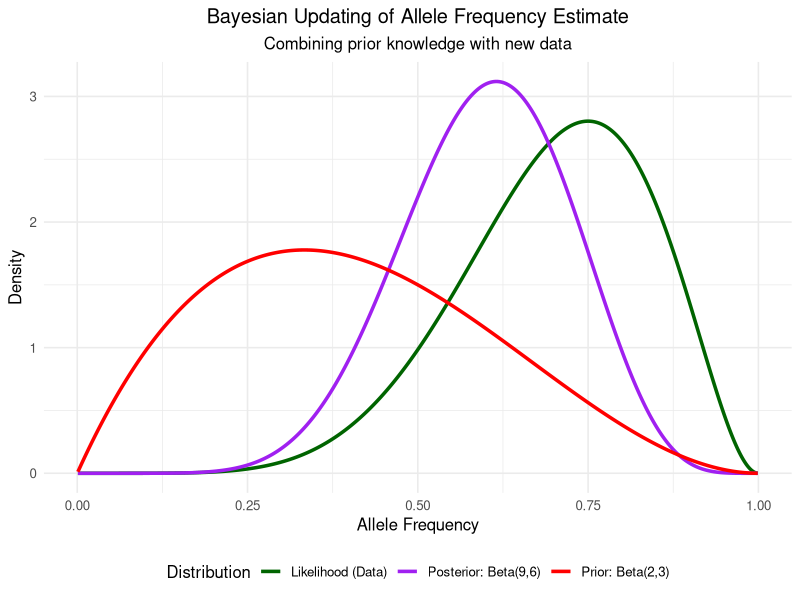
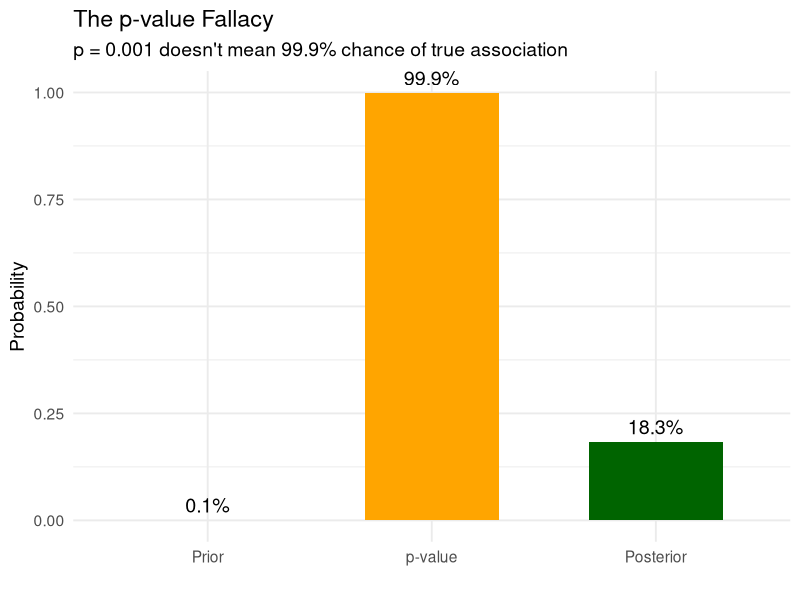
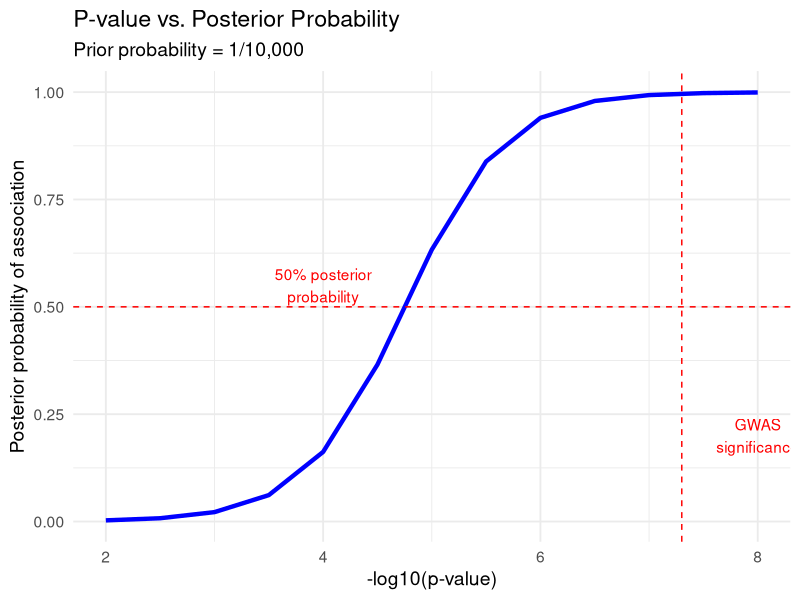
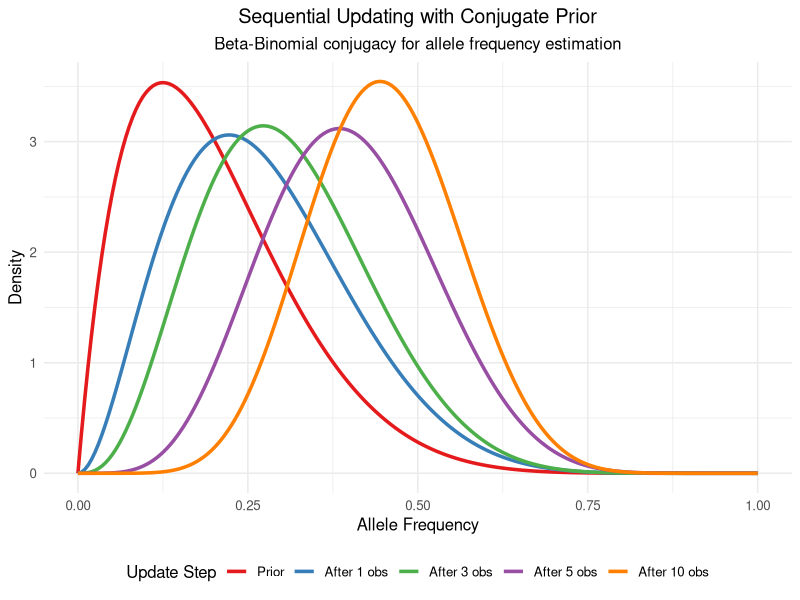
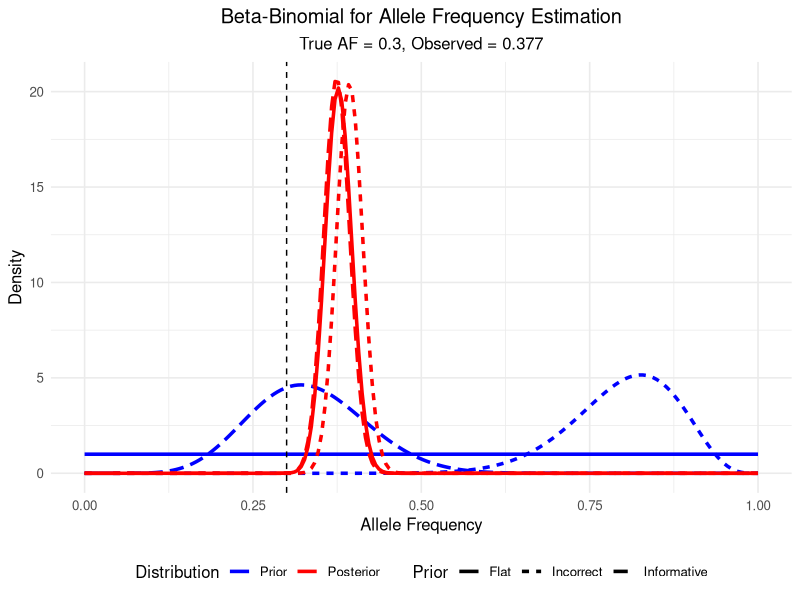
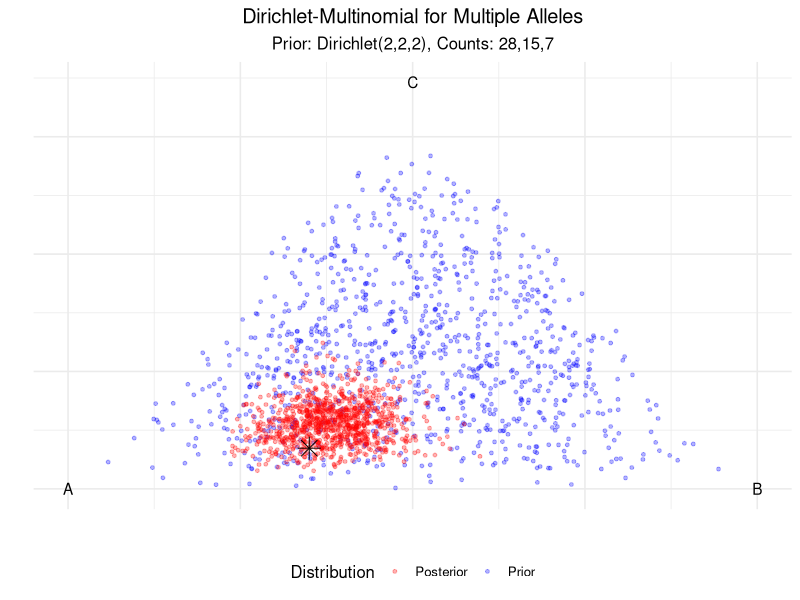
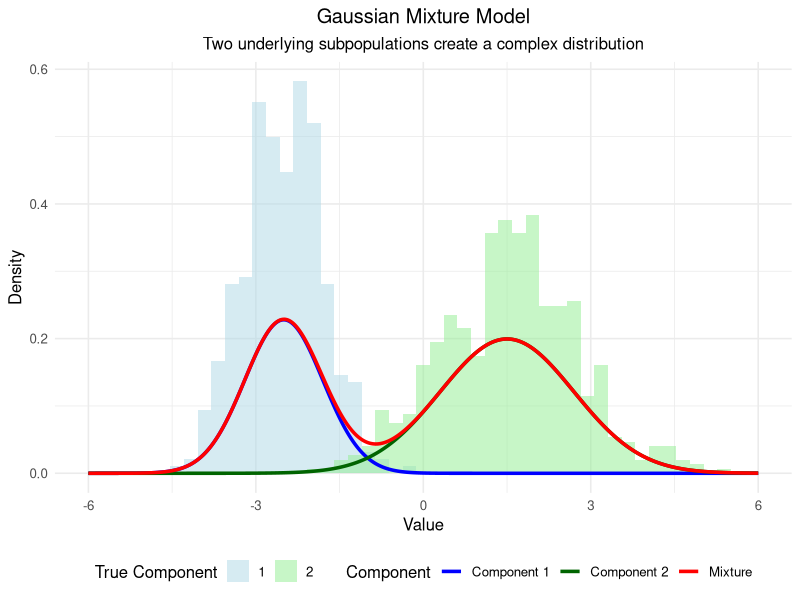
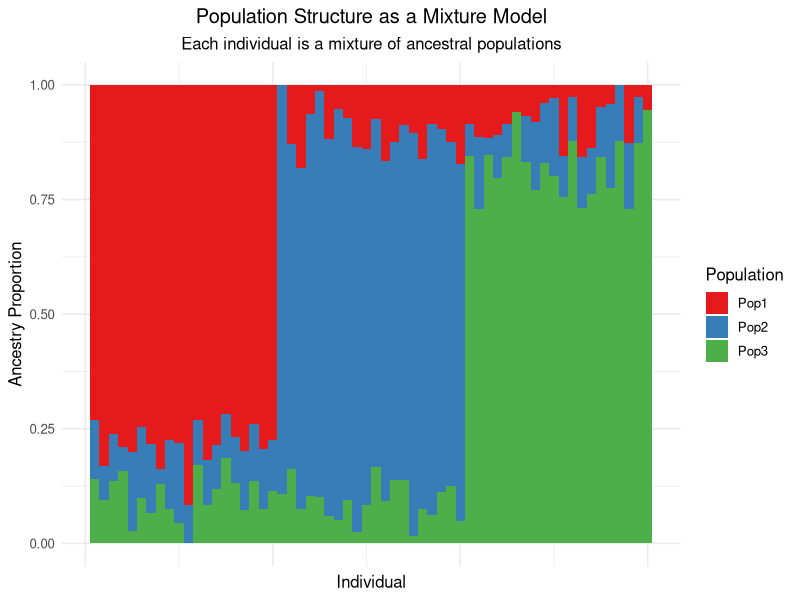

These figures' R source, in order:
## ---- chunk 1
# Load necessary packages
library(tidyverse)
library(ggplot2)
library(reshape2)
library(viridis)
library(gtools)     # For Dirichlet distribution
library(gridExtra)  # For arranging plots

# Set a clean theme for all plots
theme_set(theme_minimal(base_size = 12) + 
          theme(plot.title = element_text(hjust = 0.5),
                plot.subtitle = element_text(hjust = 0.5)))

# Set seed for reproducibility
set.seed(42)
## ---- chunk 2
# Create data for three distributions
x <- seq(0.001, 0.999, length = 1000)
prior <- data.frame(x = x, y = dbeta(x, 2, 3), Distribution = "Prior: Beta(2,3)")
likelihood <- data.frame(x = x, y = dbeta(x, 7, 3), Distribution = "Likelihood (Data)")
posterior <- data.frame(x = x, y = dbeta(x, 9, 6), Distribution = "Posterior: Beta(9,6)")

# Combine data
all_distributions <- rbind(prior, likelihood, posterior)

# Plot all three distributions
ggplot(all_distributions, aes(x = x, y = y, color = Distribution)) +
  geom_line(size = 1.2) +
  scale_color_manual(values = c("darkgreen", "purple", "red")) +
  labs(title = "Bayesian Updating of Allele Frequency Estimate",
       subtitle = "Combining prior knowledge with new data",
       x = "Allele Frequency", 
       y = "Density") +
  theme(legend.position = "bottom")
## ---- chunk 3
#| fig-height: 5
# Parameters
prior_prob <- 1/1000  # Prior probability of true association
p_value <- 0.001      # Observed p-value

# Convert p-value to z-score
z <- qnorm(p_value/2, lower.tail = FALSE)

# Calculate Bayes factor (approximate)
bf <- exp(z^2/2)

# Calculate posterior probability
posterior <- (prior_prob * bf) / (prior_prob * bf + (1 - prior_prob))

# Create data for visualization
df <- data.frame(
  Stage = factor(c("Prior", "p-value", "Posterior"), 
                levels = c("Prior", "p-value", "Posterior")),
  Probability = c(prior_prob, 1-p_value, posterior),
  Label = c(paste0(round(prior_prob*100, 2), "%"), 
           paste0(round((1-p_value)*100, 1), "%"), 
           paste0(round(posterior*100, 1), "%"))
)

# Create plot
ggplot(df, aes(x = Stage, y = Probability)) +
  geom_bar(stat = "identity", fill = c("lightblue", "orange", "darkgreen"), width = 0.6) +
  geom_text(aes(label = Label), vjust = -0.5, size = 5) +
  ylim(0, 1) +
  labs(title = "The p-value Fallacy",
       subtitle = "p = 0.001 doesn't mean 99.9% chance of true association",
       x = "", y = "Probability") +
  theme_minimal(base_size = 14)
## ---- chunk 4
#| fig-width: 6
#| fig-height: 5
library(ggplot2)
library(dplyr)

# Function to calculate posterior probability
calc_posterior <- function(prior, p_value, n_snps=1e6) {
  # Convert p-value to z-score
  z <- qnorm(p_value/2, lower.tail = FALSE)
  # Approximate Bayes factor
  bf <- exp(z^2/2)
  # Calculate posterior
  posterior <- (prior * bf) / (prior * bf + (1 - prior))
  return(posterior)
}

# Create data
p_values <- 10^seq(-8, -2, 0.5)
posteriors <- sapply(p_values, function(p) calc_posterior(1/10000, p))

# Create plot
df <- data.frame(
  p_value = p_values,
  posterior = posteriors
)

ggplot(df, aes(x = -log10(p_value), y = posterior)) +
  geom_line(size = 1.5, color = "blue") +
  geom_hline(yintercept = 0.5, linetype = "dashed", color = "red") +
  geom_vline(xintercept = -log10(5e-8), linetype = "dashed", color = "red") +
  annotate("text", x = 8, y = 0.2, label = "GWAS\nsignificance", color = "red") +
  annotate("text", x = 4, y = 0.55, label = "50% posterior\nprobability", color = "red") +
  theme_minimal(base_size = 14) +
  labs(
    title = "P-value vs. Posterior Probability",
    subtitle = "Prior probability = 1/10,000",
    x = "-log10(p-value)",
    y = "Posterior probability of association"
  )
## ---- chunk 5
#| fig-height: 5
# Create a function to generate conjugate updating visualization
plot_conjugate_updating <- function() {
  # Initial prior
  alpha0 <- 2
  beta0 <- 8
  
  # Data observations (success/failure)
  data <- c(1, 1, 0, 1, 1, 0, 1, 1, 1, 0)
  
  # Create sequence for plotting
  x <- seq(0, 1, length.out = 200)
  
  # Initialize data frame for plotting
  plot_data <- data.frame()
  
  # Initial prior
  prior_y <- dbeta(x, alpha0, beta0)
  plot_data <- rbind(plot_data, data.frame(
    x = x, y = prior_y, 
    step = 0, 
    label = paste0("Prior: Beta(", alpha0, ",", beta0, ")")
  ))
  
  # Update step by step
  alpha <- alpha0
  beta <- beta0
  
  for (i in 1:length(data)) {
    # Update parameters
    if (data[i] == 1) {
      alpha <- alpha + 1
    } else {
      beta <- beta + 1
    }
    
    # Only plot a subset of steps for clarity
    if (i %in% c(1, 3, 5, 10)) {
      posterior_y <- dbeta(x, alpha, beta)
      plot_data <- rbind(plot_data, data.frame(
        x = x, y = posterior_y, 
        step = i, 
        label = paste0("After ", i, " observations: Beta(", alpha, ",", beta, ")")
      ))
    }
  }
  
  # Convert step to factor for proper ordering
  plot_data$step <- factor(plot_data$step, levels = c(0, 1, 3, 5, 10))
  
  # Create plot
  ggplot(plot_data, aes(x = x, y = y, color = step, group = step)) +
    geom_line(size = 1.2) +
    scale_color_brewer(palette = "Set1", 
                      name = "Update Step",
                      labels = c("Prior", "After 1 obs", "After 3 obs", 
                                "After 5 obs", "After 10 obs")) +
    labs(title = "Sequential Updating with Conjugate Prior",
         subtitle = "Beta-Binomial conjugacy for allele frequency estimation",
         x = "Allele Frequency", 
         y = "Density") +
    theme(legend.position = "bottom")
}

# Generate the plot
plot_conjugate_updating()
## ---- chunk 6
#| fig-height: 5
# Create a visualization of Beta-Binomial for allele frequencies
set.seed(123)

# Parameters
true_af <- 0.3
n_samples <- 20
n_reads_per_sample <- 30

# Generate data
genotypes <- rbinom(n_samples, 2, true_af)
read_counts <- rbinom(n_samples, n_reads_per_sample, genotypes/2)
total_alt <- sum(read_counts)
total_reads <- n_samples * n_reads_per_sample

# Create data for plotting
x <- seq(0, 1, length.out = 200)

# Different priors
priors <- list(
  "Flat" = c(1, 1),
  "Informative" = c(10, 20),
  "Incorrect" = c(20, 5)
)

# Create data frame for plotting
plot_data <- data.frame()

for (prior_name in names(priors)) {
  prior_params <- priors[[prior_name]]
  alpha_prior <- prior_params[1]
  beta_prior <- prior_params[2]
  
  # Prior
  prior_y <- dbeta(x, alpha_prior, beta_prior)
  
  # Posterior
  alpha_post <- alpha_prior + total_alt
  beta_post <- beta_prior + total_reads - total_alt
  posterior_y <- dbeta(x, alpha_post, beta_post)
  
  # Add to data frame
  plot_data <- rbind(plot_data, 
                    data.frame(
                      x = x,
                      y = prior_y,
                      Distribution = "Prior",
                      Prior = prior_name
                    ),
                    data.frame(
                      x = x,
                      y = posterior_y,
                      Distribution = "Posterior",
                      Prior = prior_name
                    ))
}

# Add true value line
plot_data$Distribution <- factor(plot_data$Distribution, 
                               levels = c("Prior", "Posterior"))

# Create plot
ggplot(plot_data, aes(x = x, y = y, color = Distribution, linetype = Prior)) +
  geom_line(size = 1.2) +
  geom_vline(xintercept = true_af, linetype = "dashed", color = "black") +
  scale_color_manual(values = c("Prior" = "blue", "Posterior" = "red")) +
  labs(title = "Beta-Binomial for Allele Frequency Estimation",
       subtitle = paste0("True AF = ", true_af, ", Observed = ", 
                       round(total_alt/total_reads, 3)),
       x = "Allele Frequency", 
       y = "Density") +
  theme(legend.position = "bottom")
## ---- chunk 7
#| fig-height: 5
# Create a visualization of Dirichlet-Multinomial
set.seed(234)

# Function to generate random points from a Dirichlet distribution
rdirichlet_2d <- function(n, alpha) {
  x <- rgamma(n, alpha[1], 1)
  y <- rgamma(n, alpha[2], 1)
  z <- rgamma(n, alpha[3], 1)
  s <- x + y + z
  return(data.frame(x = x/s, y = y/s, z = z/s))
}

# Parameters
prior_alpha <- c(2, 2, 2)  # Symmetric prior
true_props <- c(0.6, 0.3, 0.1)  # True proportions
n_samples <- 50

# Generate data
counts <- rmultinom(1, n_samples, true_props)

# Calculate posterior
posterior_alpha <- prior_alpha + counts

# Generate points for visualization
n_points <- 1000
prior_points <- rdirichlet_2d(n_points, prior_alpha)
posterior_points <- rdirichlet_2d(n_points, posterior_alpha)

# Combine data
prior_points$Distribution <- "Prior"
posterior_points$Distribution <- "Posterior"
all_points <- rbind(prior_points, posterior_points)

# Create ternary plot data
# We'll use a 2D projection since ggtern might not be available
project_ternary <- function(df) {
  # Convert to 2D coordinates
  df$X <- 0.5 * (2 * df$y + df$z) / (df$x + df$y + df$z)
  df$Y <- (sqrt(3)/2) * df$z / (df$x + df$y + df$z)
  return(df)
}

plot_data <- project_ternary(all_points)

# Add true value
true_point <- data.frame(x = true_props[1], y = true_props[2], z = true_props[3],
                        Distribution = "True Value")
true_point <- project_ternary(true_point)

# Create plot
ggplot(plot_data, aes(x = X, y = Y, color = Distribution)) +
  geom_point(alpha = 0.3, size = 1) +
  geom_point(data = true_point, color = "black", size = 5, shape = 8) +
  scale_color_manual(values = c("Prior" = "blue", "Posterior" = "red", "True Value" = "black")) +
  labs(title = "Dirichlet-Multinomial for Multiple Alleles",
       subtitle = paste0("Prior: Dirichlet(", paste(prior_alpha, collapse = ","), 
                       "), Counts: ", paste(counts, collapse = ",")),
       x = "", y = "") +
  theme(legend.position = "bottom",
        axis.text = element_blank(),
        axis.ticks = element_blank()) +
  annotate("text", x = 0, y = 0, label = "A") +
  annotate("text", x = 1, y = 0, label = "B") +
  annotate("text", x = 0.5, y = sqrt(3)/2, label = "C")
## ---- chunk 8
#| fig-height: 6
# Create a simple mixture model visualization
set.seed(123)

# Define mixture parameters
means <- c(-2.5, 1.5)
sds <- c(0.7, 1.2)
weights <- c(0.4, 0.6)

# Generate data from mixture
n_samples <- 1000
component <- sample(1:2, n_samples, replace = TRUE, prob = weights)
x <- rnorm(n_samples, mean = means[component], sd = sds[component])

# Create data frame for histogram
hist_data <- data.frame(x = x, component = factor(component))

# Create data for component densities
x_seq <- seq(-6, 6, length.out = 500)
comp1_density <- weights[1] * dnorm(x_seq, mean = means[1], sd = sds[1])
comp2_density <- weights[2] * dnorm(x_seq, mean = means[2], sd = sds[2])
mixture_density <- comp1_density + comp2_density

density_data <- data.frame(
  x = rep(x_seq, 3),
  y = c(comp1_density, comp2_density, mixture_density),
  Component = factor(rep(c("Component 1", "Component 2", "Mixture"), each = length(x_seq)))
)

# Create plot
ggplot() +
  geom_histogram(data = hist_data, aes(x = x, y = after_stat(density), fill = component), 
                bins = 50, alpha = 0.5, position = "identity") +
  geom_line(data = density_data, aes(x = x, y = y, color = Component), size = 1.2) +
  scale_fill_manual(values = c("lightblue", "lightgreen"), name = "True Component") +
  scale_color_manual(values = c("blue", "darkgreen", "red")) +
  labs(title = "Gaussian Mixture Model",
       subtitle = "Two underlying subpopulations create a complex distribution",
       x = "Value", 
       y = "Density") +
  theme(legend.position = "bottom")
## ---- chunk 9
#| fig-height: 6
# Create a visualization of population structure
set.seed(456)

# Number of individuals and populations
n_ind <- 60
n_pop <- 3

# Create admixture proportions
# First 20 individuals mostly from pop1, etc.
admixture <- matrix(0, nrow = n_ind, ncol = n_pop)
for (i in 1:n_ind) {
  if (i <= 20) {
    admixture[i,] <- c(0.8, 0.1, 0.1) + rnorm(3, 0, 0.05)
  } else if (i <= 40) {
    admixture[i,] <- c(0.1, 0.8, 0.1) + rnorm(3, 0, 0.05)
  } else {
    admixture[i,] <- c(0.1, 0.1, 0.8) + rnorm(3, 0, 0.05)
  }
  # Ensure proportions are positive and sum to 1
  admixture[i,] <- pmax(admixture[i,], 0)
  admixture[i,] <- admixture[i,] / sum(admixture[i,])
}

# Create data frame for plotting
admix_df <- data.frame(
  Individual = rep(1:n_ind, n_pop),
  Population = factor(rep(paste0("Pop", 1:n_pop), each = n_ind)),
  Proportion = c(admixture)
)

# Create barplot
ggplot(admix_df, aes(x = Individual, y = Proportion, fill = Population)) +
  geom_col(width = 1) +
  scale_fill_brewer(palette = "Set1") +
  labs(title = "Population Structure as a Mixture Model",
       subtitle = "Each individual is a mixture of ancestral populations",
       x = "Individual", 
       y = "Ancestry Proportion") +
  theme(axis.text.x = element_blank(),
        axis.ticks.x = element_blank())
## ---- chunk 10
#| fig-height: 6
# Simplified EM visualization
set.seed(789)

# Generate data from a mixture of two Gaussians
n <- 200
true_means <- c(-2, 2)
true_sds <- c(0.8, 0.8)
true_weights <- c(0.4, 0.6)

z <- sample(1:2, n, replace = TRUE, prob = true_weights)
x <- rnorm(n, mean = true_means[z], sd = true_sds[z])

# Create data for visualization
iterations <- c("Initial", "Iteration 1", "Iteration 3", "Final")
means1 <- c(-1, -1.5, -1.8, -2.0)
means2 <- c(1, 1.4, 1.8, 2.0)
sds1 <- c(1.2, 1.0, 0.9, 0.8)
sds2 <- c(1.2, 1.0, 0.9, 0.8)
weights1 <- c(0.5, 0.45, 0.42, 0.4)
weights2 <- c(0.5, 0.55, 0.58, 0.6)

# Create data frame for plotting
plot_data <- data.frame()
x_seq <- seq(-5, 5, length.out = 200)

for (i in 1:length(iterations)) {
  # Component 1
  comp1 <- data.frame(
    x = x_seq,
    y = weights1[i] * dnorm(x_seq, mean = means1[i], sd = sds1[i]),
    Component = "Component 1",
    Iteration = iterations[i]
  )
  
  # Component 2
  comp2 <- data.frame(
    x = x_seq,
    y = weights2[i] * dnorm(x_seq, mean = means2[i], sd = sds2[i]),
    Component = "Component 2",
    Iteration = iterations[i]
  )
  
  # Mixture
  mixture <- data.frame(
    x = x_seq,
    y = comp1$y + comp2$y,
    Component = "Mixture",
    Iteration = iterations[i]
  )
  
  plot_data <- rbind(plot_data, comp1, comp2, mixture)
}

# Create histogram data
hist_data <- data.frame(x = x, Iteration = "Data")

# Create plot
ggplot() +
  # Add histogram for data
  geom_histogram(data = hist_data, aes(x = x, y = after_stat(density)), 
                bins = 30, fill = "gray80", color = "black", alpha = 0.5) +
  # Add component and mixture densities
  geom_line(data = plot_data, 
           aes(x = x, y = y, color = Component, group = interaction(Component, Iteration)),
           size = 1) +
  # Facet by iteration
  facet_wrap(~ Iteration, ncol = 2) +
  # Customize colors
  scale_color_manual(values = c("Component 1" = "blue", 
                              "Component 2" = "green", 
                              "Mixture" = "red")) +
  # Add labels
  labs(title = "EM Algorithm Convergence",
       subtitle = "Mixture model fit improves with each iteration",
       x = "Value", 
       y = "Density") +
  theme_minimal() +
  theme(legend.position = "bottom")
## ---- chunk 11
# Create a visualization of STRUCTURE-like results
set.seed(567)

# Parameters
n_ind <- 100
n_pop <- 3
n_markers <- 20

# Create true population allele frequencies
pop_freqs <- matrix(rbeta(n_pop * n_markers, 0.5, 0.5), nrow = n_pop)

# Create ancestry proportions (3 distinct groups with some admixture)
q <- matrix(0, nrow = n_ind, ncol = n_pop)
q[1:40, 1] <- rbeta(40, 10, 1)
q[41:70, 2] <- rbeta(30, 10, 1)
q[71:100, 3] <- rbeta(30, 10, 1)

# Normalize rows to sum to 1
for (i in 1:n_ind) {
  # Add small values to ensure all populations represented
  q[i,] <- q[i,] + 0.05
  q[i,] <- q[i,] / sum(q[i,])
}

# Create data for heatmap of ancestry proportions
q_df <- data.frame(
  Individual = rep(1:n_ind, n_pop),
  Population = factor(rep(paste0("Pop", 1:n_pop), each = n_ind)),
  Proportion = c(q)
)

# Create data for allele frequency heatmap
freq_df <- data.frame(
  Population = factor(rep(paste0("Pop", 1:n_pop), each = n_markers)),
  Marker = factor(rep(paste0("M", 1:n_markers), times = n_pop)),
  Frequency = c(pop_freqs)
)

# Create plots
p1 <- ggplot(q_df, aes(x = Individual, y = Population, fill = Proportion)) +
  geom_tile() +
  scale_fill_viridis() +
  labs(title = "Ancestry Proportions",
       subtitle = "Each individual's genetic ancestry",
       x = "Individual", 
       y = "Ancestral Population") +
  theme(axis.text.x = element_blank(),
        axis.ticks.x = element_blank())

p2 <- ggplot(freq_df, aes(x = Marker, y = Population, fill = Frequency)) +
  geom_tile() +
  scale_fill_viridis() +
  labs(title = "Population Allele Frequencies",
       subtitle = "Each population's genetic profile",
       x = "Genetic Marker", 
       y = "Ancestral Population")

# Arrange plots
gridExtra::grid.arrange(p1, p2, ncol = 1)
## ---- chunk 12
#| fig-height: 5
# Create a function to generate conjugate updating visualization
plot_conjugate_updating <- function() {
  # Initial prior
  alpha0 <- 2
  beta0 <- 8
  
  # Data observations (success/failure)
  data <- c(1, 1, 0, 1, 1, 0, 1, 1, 1, 0)
  
  # Create sequence for plotting
  x <- seq(0, 1, length.out = 200)
  
  # Initialize data frame for plotting
  plot_data <- data.frame()
  
  # Initial prior
  prior_y <- dbeta(x, alpha0, beta0)
  plot_data <- rbind(plot_data, data.frame(
    x = x, y = prior_y, 
    step = 0, 
    label = paste0("Prior: Beta(", alpha0, ",", beta0, ")")
  ))
  
  # Update step by step
  alpha <- alpha0
  beta <- beta0
  
  for (i in 1:length(data)) {
    # Update parameters
    if (data[i] == 1) {
      alpha <- alpha + 1
    } else {
      beta <- beta + 1
    }
    
    # Only plot a subset of steps for clarity
    if (i %in% c(1, 3, 5, 10)) {
      posterior_y <- dbeta(x, alpha, beta)
      plot_data <- rbind(plot_data, data.frame(
        x = x, y = posterior_y, 
        step = i, 
        label = paste0("After ", i, " observations: Beta(", alpha, ",", beta, ")")
      ))
    }
  }
  
  # Convert step to factor for proper ordering
  plot_data$step <- factor(plot_data$step, levels = c(0, 1, 3, 5, 10))
  
  # Create plot
  ggplot(plot_data, aes(x = x, y = y, color = step, group = step)) +
    geom_line(size = 1.2) +
    scale_color_brewer(palette = "Set1", 
                      name = "Update Step",
                      labels = c("Prior", "After 1 obs", "After 3 obs", 
                                "After 5 obs", "After 10 obs")) +
    labs(title = "Sequential Updating with Conjugate Prior",
         subtitle = "Beta-Binomial conjugacy for allele frequency estimation",
         x = "Allele Frequency", 
         y = "Density") +
    theme(legend.position = "bottom")
}

# Generate the plot
plot_conjugate_updating()
## ---- chunk 13
# Simulate a genetic association study with sequential sampling
set.seed(456)

# Parameters
n_loci <- 1000
true_effect_size <- 0.3
max_samples <- 500
interim_points <- seq(100, max_samples, by = 100)

# Set 5% of loci to have true effects
n_causal <- floor(n_loci * 0.05)
causal_loci <- sample(1:n_loci, n_causal)

# Simplified simulation
interim_summary <- data.frame(
  SampleSize = interim_points,
  Discoveries_50 = c(30, 42, 48, 53, 55),
  Discoveries_80 = c(15, 24, 32, 38, 42),
  Discoveries_95 = c(8, 15, 22, 28, 32),
  TruePositives_95 = c(7, 12, 18, 23, 26),
  FalsePositives_95 = c(1, 3, 4, 5, 6)
)

interim_summary$FDR_95 <- interim_summary$FalsePositives_95 / 
                          interim_summary$Discoveries_95
interim_summary$Power_95 <- interim_summary$TruePositives_95 / n_causal

# Create long format data for plotting
interim_long <- pivot_longer(
  interim_summary, 
  cols = c(Discoveries_50, Discoveries_80, Discoveries_95),
  names_to = "Threshold",
  values_to = "Discoveries"
)
interim_long$Threshold <- factor(
  interim_long$Threshold,
  levels = c("Discoveries_50", "Discoveries_80", "Discoveries_95"),
  labels = c("PP > 0.5", "PP > 0.8", "PP > 0.95")
)

# Plot discovery trajectories
ggplot(interim_long, aes(x = SampleSize, y = Discoveries, color = Threshold, group = Threshold)) +
  geom_line(size = 1.2) +
  geom_point(size = 3) +
  scale_color_discrete() +
  labs(title = "Number of Discoveries vs. Sample Size",
       subtitle = "Results at different posterior probability thresholds",
       x = "Sample Size", y = "Number of Discoveries") +
  theme(legend.position = "bottom")
## ---- chunk 14
#| fig-height: 6
# Create a visualization of decision theory
set.seed(234)

# Define parameters
effect_sizes <- seq(-0.5, 0.5, length.out = 100)
prior_mean <- 0
prior_sd <- 0.2

# Calculate prior density
prior_density <- dnorm(effect_sizes, prior_mean, prior_sd)

# Define utility functions
# 1. Symmetric loss (declare significant if |effect| > 0.2)
symmetric_utility <- ifelse(abs(effect_sizes) > 0.2, 1, 0)

# 2. Asymmetric loss (higher utility for positive effects)
asymmetric_utility <- ifelse(effect_sizes > 0.2, 2,
                           ifelse(effect_sizes < -0.2, -1, 0))

# 3. Continuous utility (proportional to effect size)
continuous_utility <- effect_sizes^2 * sign(effect_sizes)

# Create data frame for plotting
utility_df <- data.frame(
  EffectSize = rep(effect_sizes, 3),
  Utility = c(symmetric_utility, asymmetric_utility, continuous_utility),
  UtilityType = rep(c("Symmetric", "Asymmetric", "Continuous"), each = length(effect_sizes))
)

# Calculate expected utilities
expected_symmetric <- sum(symmetric_utility * prior_density) / sum(prior_density)
expected_asymmetric <- sum(asymmetric_utility * prior_density) / sum(prior_density)
expected_continuous <- sum(continuous_utility * prior_density) / sum(prior_density)

# Create plot
ggplot(utility_df, aes(x = EffectSize, y = Utility, color = UtilityType)) +
  geom_line(size = 1.2) +
  geom_hline(yintercept = 0, linetype = "dashed", color = "gray") +
  scale_color_brewer(palette = "Set1") +
  labs(title = "Utility Functions for Different Decision Rules",
       subtitle = paste0("Expected utilities: Symmetric = ", round(expected_symmetric, 2),
                       ", Asymmetric = ", round(expected_asymmetric, 2),
                       ", Continuous = ", round(expected_continuous, 2)),
       x = "Effect Size", 
       y = "Utility",
       color = "Utility Type") +
  theme(legend.position = "bottom")
## ---- chunk 15
# Define costs and benefits
cost_per_sample <- 1        # Cost per additional sample
cost_false_positive <- 50   # Cost of following up a false lead
cost_false_negative <- 100  # Cost of missing a true association
benefit_true_positive <- 200  # Benefit of discovering a true association

# Calculate expected utility at each sample size
utility_df <- data.frame(
  SampleSize = interim_summary$SampleSize,
  SamplingCost = -interim_summary$SampleSize * cost_per_sample,
  FalsePositiveCost = -interim_summary$FalsePositives_95 * cost_false_positive,
  FalseNegativeCost = -(n_causal - interim_summary$TruePositives_95) * cost_false_negative,
  TruePositiveBenefit = interim_summary$TruePositives_95 * benefit_true_positive
)

utility_df$TotalUtility <- utility_df$SamplingCost + 
                         utility_df$FalsePositiveCost + 
                         utility_df$FalseNegativeCost +
                         utility_df$TruePositiveBenefit

# Plot total utility 
optimal_n <- utility_df$SampleSize[which.max(utility_df$TotalUtility)]

ggplot(utility_df, aes(x = SampleSize)) +
  geom_line(aes(y = TotalUtility), size = 1.2, color = "blue") +
  geom_point(aes(y = TotalUtility), size = 3, color = "blue") +
  geom_vline(xintercept = optimal_n, linetype = "dotted", color = "red") +
  annotate("text", x = optimal_n + 20, y = max(utility_df$TotalUtility) * 0.9, 
           label = paste("Optimal n =", optimal_n), color = "red") +
  labs(title = "Total Utility by Sample Size",
       subtitle = "Bayesian decision theory identifies optimal design",
       x = "Sample Size", 
       y = "Total Utility") +
  theme_minimal()
## ---- chunk 16
#| fig-height: 6
# Create a visualization of multivariate effects
set.seed(345)

# Parameters
n_effects <- 200
n_conditions <- 4

# Create different effect patterns
patterns <- list(
  "Shared" = rep(1, n_conditions),
  "Condition1" = c(1, 0, 0, 0),
  "Condition2" = c(0, 1, 0, 0),
  "Conditions1&2" = c(1, 1, 0, 0),
  "Conditions3&4" = c(0, 0, 1, 1)
)

# Assign effects to patterns
n_per_pattern <- n_effects / length(patterns)
true_effects <- matrix(0, nrow = n_effects, ncol = n_conditions)
colnames(true_effects) <- paste0("Condition", 1:n_conditions)

current_idx <- 1
for (p in 1:length(patterns)) {
  pattern_name <- names(patterns)[p]
  pattern <- patterns[[p]]
  
  for (i in 1:n_per_pattern) {
    effect_size <- rnorm(1, 0, 0.5)
    true_effects[current_idx, ] <- pattern * effect_size
    current_idx <- current_idx + 1
  }
}

# Add noise to create observed effects
observed_effects <- true_effects + matrix(rnorm(n_effects * n_conditions, 0, 0.2),
                                        nrow = n_effects)

# Select a few examples for visualization
example_indices <- c(5, 45, 85, 125, 165)  # One from each pattern
example_data <- data.frame(
  Effect = rep(paste0("Effect", example_indices), each = n_conditions),
  Condition = rep(paste0("Condition", 1:n_conditions), times = length(example_indices)),
  TrueEffect = c(t(true_effects[example_indices, ])),
  ObservedEffect = c(t(observed_effects[example_indices, ]))
)

# Reshape for plotting
example_long <- reshape2::melt(example_data, 
                             id.vars = c("Effect", "Condition"),
                             variable.name = "EffectType",
                             value.name = "Value")

# Create plot
ggplot(example_long, aes(x = Condition, y = Value, color = EffectType, group = EffectType)) +
  geom_point(size = 3) +
  geom_line(size = 1) +
  facet_wrap(~ Effect, ncol = 3) +
  scale_color_manual(values = c("TrueEffect" = "blue", "ObservedEffect" = "red"),
                    labels = c("True Effect", "Observed Effect")) +
  labs(title = "Multivariate Effect Patterns",
       subtitle = "mash identifies and leverages these patterns",
       x = "", 
       y = "Effect Size",
       color = "") +
  theme(legend.position = "bottom")
## ---- chunk 17
#| fig-height: 6
# Create a simplified visualization of a Bayesian network
# This doesn't require igraph

# Create a data frame for nodes
nodes <- data.frame(
  id = c("SNP1", "SNP2", "Gene1", "Gene2", "Gene3", "Gene4", "Trait", "Outcome"),
  x = c(1, 1, 2, 2, 3, 3, 4, 5),
  y = c(1, 3, 2, 4, 1, 3, 2, 2),
  type = c(rep("SNP", 2), rep("Gene", 4), "Trait", "Outcome"),
  size = c(rep(3, 2), rep(4, 4), 5, 6)
)

# Create a data frame for edges
edges <- data.frame(
  from = c("SNP1", "SNP2", "Gene1", "Gene1", "Gene2", "Gene3", "Gene4"),
  to = c("Gene1", "Gene2", "Gene3", "Gene4", "Gene3", "Trait", "Trait"),
  prob = c(0.85, 0.92, 0.78, 0.65, 0.71, 0.88, 0.76)
)

# Add the final edge
edges <- rbind(edges, data.frame(from = "Trait", to = "Outcome", prob = 0.94))

# Create a function to draw arrows
draw_arrow <- function(from_x, from_y, to_x, to_y, prob, color = "black") {
  # Calculate arrow coordinates
  arrows(from_x, from_y, to_x, to_y, length = 0.1, angle = 30, 
         lwd = 1 + 2 * prob, col = color)
  
  # Add probability label
  text_x <- (from_x + to_x) / 2
  text_y <- (from_y + to_y) / 2
  text(text_x, text_y, labels = prob, cex = 0.8, col = "darkblue")
}

# Create the plot
plot_network <- function() {
  # Set up the plot
  plot(NULL, xlim = c(0.5, 5.5), ylim = c(0.5, 4.5), 
       xlab = "", ylab = "", xaxt = "n", yaxt = "n",
       main = "Bayesian Network for Genomic Causality")
  
  # Add node colors based on type
  node_colors <- c("SNP" = "lightblue", "Gene" = "lightgreen", 
                  "Trait" = "orange", "Outcome" = "pink")
  
  # Draw nodes
  for (i in 1:nrow(nodes)) {
    points(nodes$x[i], nodes$y[i], pch = 19, 
           col = node_colors[nodes$type[i]], 
           cex = nodes$size[i])
    text(nodes$x[i], nodes$y[i], labels = nodes$id[i], cex = 0.9)
  }
  
  # Draw edges
  for (i in 1:nrow(edges)) {
    from_idx <- which(nodes$id == edges$from[i])
    to_idx <- which(nodes$id == edges$to[i])
    
    draw_arrow(nodes$x[from_idx], nodes$y[from_idx],
              nodes$x[to_idx], nodes$y[to_idx],
              edges$prob[i])
  }
  
  # Add a legend
  legend("bottomleft", 
         legend = names(node_colors),
         pch = 19, 
         col = node_colors,
         title = "Node Types",
         cex = 0.8)
}

# Generate the plot
plot_network()
## ---- chunk 18
#| fig-height: 6
# Create a visualization of Bayesian fine-mapping
set.seed(456)

# Parameters
n_snps <- 50
causal_idx <- 25

# Create correlation structure (LD)
pos <- 1:n_snps
ld_matrix <- exp(-abs(outer(pos, pos, "-")) / 10)

# Generate true effects (only one causal variant)
true_effects <- rep(0, n_snps)
true_effects[causal_idx] <- 0.5

# Generate observed effects based on LD
observed_effects <- ld_matrix %*% true_effects + rnorm(n_snps, 0, 0.1)

# Calculate p-values
p_values <- 2 * pnorm(-abs(observed_effects))

# Calculate Bayes factors (simplified)
bayes_factors <- exp(observed_effects^2 / 2)

# Calculate posterior probabilities (assuming 1/n_snps prior)
prior <- 1/n_snps
posterior_probs <- (prior * bayes_factors) / sum(prior * bayes_factors)

# Create data frame for plotting
fine_map_df <- data.frame(
  SNP = 1:n_snps,
  Position = pos,
  ObservedEffect = observed_effects,
  PValue = p_values,
  PosteriorProb = posterior_probs,
  Causal = (1:n_snps == causal_idx)
)

# Calculate 95% credible set
sorted_idx <- order(posterior_probs, decreasing = TRUE)
cumulative_prob <- cumsum(posterior_probs[sorted_idx])
credible_set <- sorted_idx[cumulative_prob <= 0.95]
fine_map_df$InCredibleSet <- (1:n_snps %in% credible_set)

# Create plot
ggplot(fine_map_df, aes(x = Position)) +
  geom_point(aes(y = -log10(PValue), color = "P-value"), size = 3, alpha = 0.7) +
  geom_point(aes(y = PosteriorProb * 10, color = "Posterior"), size = 3, alpha = 0.7) +
  geom_vline(xintercept = pos[causal_idx], linetype = "dashed", color = "red") +
  geom_rect(data = subset(fine_map_df, InCredibleSet),
            aes(xmin = Position - 0.4, xmax = Position + 0.4, 
                ymin = 0, ymax = -0.2),
            fill = "darkgreen", alpha = 0.3) +
  scale_color_manual(values = c("P-value" = "blue", "Posterior" = "darkgreen"),
                    name = "Measure") +
  scale_y_continuous(
    name = "-log10(p-value)",
    sec.axis = sec_axis(~./10, name = "Posterior Probability")
  ) +
  annotate("text", x = n_snps * 0.8, y = 1, 
           label = "95% Credible Set", color = "darkgreen") +
  labs(title = "Bayesian Fine-Mapping vs. P-values",
       subtitle = "Green bars indicate 95% credible set; red line is true causal variant",
       x = "Genomic Position") +
  theme_minimal() +
  theme(legend.position = "bottom")
## ---- chunk 19
#| fig-height: 6
# Create a visualization of Bayesian meta-analysis
set.seed(678)

# Parameters
n_studies <- 8
true_effect <- 0.3
heterogeneity <- 0.1

# Generate study-specific effects
study_effects <- rnorm(n_studies, true_effect, heterogeneity)

# Make one study an outlier
study_effects[n_studies] <- -0.2

# Generate observed effects and standard errors
sample_sizes <- round(runif(n_studies, 100, 500))
standard_errors <- 1 / sqrt(sample_sizes)
observed_effects <- rnorm(n_studies, study_effects, standard_errors)

# Create data frame for forest plot
meta_df <- data.frame(
  Study = paste0("Study ", 1:n_studies),
  Effect = observed_effects,
  SE = standard_errors,
  LowerCI = observed_effects - 1.96 * standard_errors,
  UpperCI = observed_effects + 1.96 * standard_errors
)

# Add meta-analysis results
# 1. Fixed effects
fixed_weights <- 1 / standard_errors^2
fixed_effect <- sum(fixed_weights * observed_effects) / sum(fixed_weights)
fixed_se <- sqrt(1 / sum(fixed_weights))

# 2. Random effects (simplified)
tau2 <- max(0, (sum(fixed_weights * (observed_effects - fixed_effect)^2) - (n_studies - 1)) / 
             (sum(fixed_weights) - sum(fixed_weights^2) / sum(fixed_weights)))
random_weights <- 1 / (standard_errors^2 + tau2)
random_effect <- sum(random_weights * observed_effects) / sum(random_weights)
random_se <- sqrt(1 / sum(random_weights))

# 3. Bayesian robust (simplified - downweights outliers)
robust_weights <- 1 / (standard_errors^2 + tau2 + 0.1 * (observed_effects - random_effect)^2)
robust_effect <- sum(robust_weights * observed_effects) / sum(robust_weights)
robust_se <- sqrt(1 / sum(robust_weights))

# Add to data frame
meta_results <- data.frame(
  Study = c("Fixed Effects", "Random Effects", "Bayesian Robust"),
  Effect = c(fixed_effect, random_effect, robust_effect),
  SE = c(fixed_se, random_se, robust_se),
  LowerCI = c(fixed_effect - 1.96 * fixed_se, 
             random_effect - 1.96 * random_se,
             robust_effect - 1.96 * robust_se),
  UpperCI = c(fixed_effect + 1.96 * fixed_se, 
             random_effect + 1.96 * random_se,
             robust_effect + 1.96 * robust_se)
)

# Combine data
plot_df <- rbind(
  meta_df,
  meta_results
)

# Add a grouping variable
plot_df$Group <- ifelse(plot_df$Study %in% meta_results$Study, "Meta-Analysis", "Individual Studies")
plot_df$Group <- factor(plot_df$Group, levels = c("Individual Studies", "Meta-Analysis"))

# Order studies
plot_df$Study <- factor(plot_df$Study, 
                      levels = c(paste0("Study ", 1:n_studies), 
                                "Fixed Effects", "Random Effects", "Bayesian Robust"))

# Create forest plot
ggplot(plot_df, aes(x = Effect, y = Study, color = Group)) +
  geom_vline(xintercept = 0, linetype = "dashed", color = "gray") +
  geom_vline(xintercept = true_effect, linetype = "dotted", color = "darkgreen") +
  geom_point(aes(size = 1/SE)) +
  geom_errorbarh(aes(xmin = LowerCI, xmax = UpperCI), height = 0.2) +
  scale_color_manual(values = c("Individual Studies" = "blue", "Meta-Analysis" = "red")) +
  scale_size_continuous(guide = "none") +
  labs(title = "Bayesian Meta-Analysis",
       subtitle = "Green dotted line shows true effect; note how Bayesian robust method handles outlier",
       x = "Effect Size", 
       y = "") +
  theme(legend.position = "bottom")
